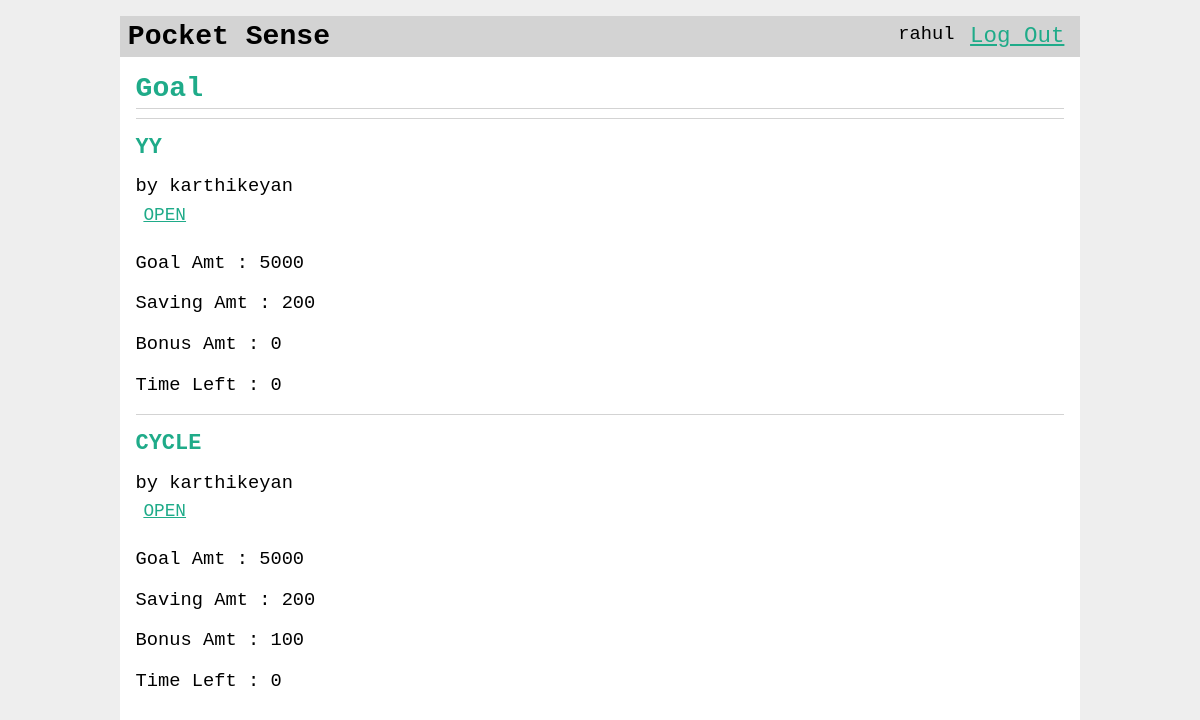
/task/index (signed in), run on an earlier commit of the app's database.
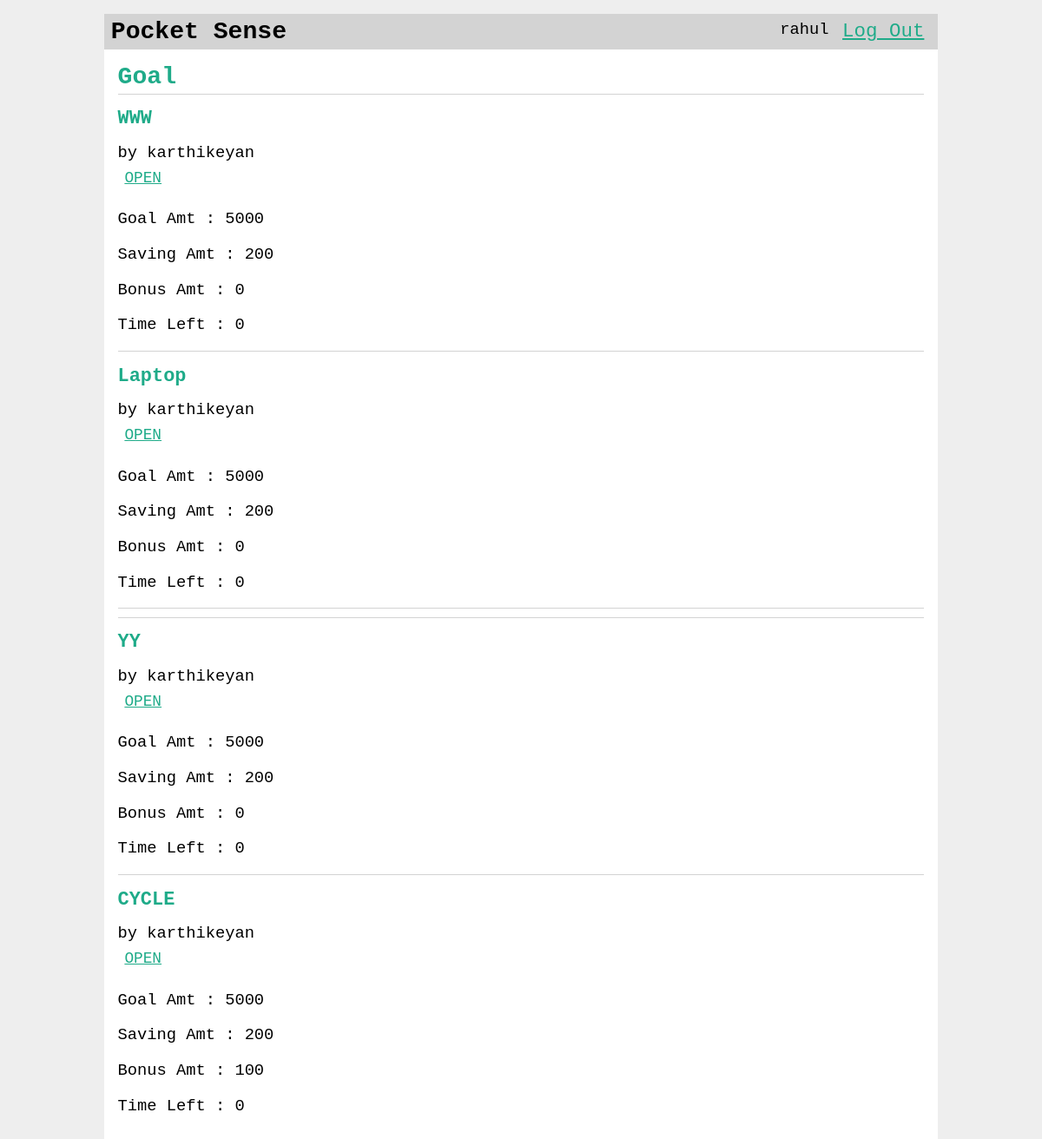
And on a later commit of the database.
### tables this page shows
CREATE TABLE parent(
	parent_id INTEGER PRIMARY KEY AUTOINCREMENT,
	parent_username TEXT UNIQUE NOT NULL,
	parent_email TEXT UNIQUE NOT NULL,
	parent_password TEXT NOT NULL
);

CREATE TABLE goal(
	goal_id INTEGER PRIMARY KEY AUTOINCREMENT,
	author_id INTEGER ,
	task_author INTEGER,

	goal_name TEXT UNIQUE ,
	income_amt INTEGER ,
	goal_amt INTEGER ,
	goal_saving INTEGER,

	fix_saving_amt INTEGER,
	saving_amt INTEGER ,
	emergency_amt INTEGER ,
	
	bonus INTEGER ,
    time_left INTEGER ,
	personal_amt INTEGER ,
	counter INTEGER,

	created TIMESTAMP DEFAULT CURRENT_TIMESTAMP,


	task_name  TEXT,

	task_amt INTEGER,
	task_count INTEGER,
	
	FOREIGN KEY (author_id) REFERENCES child (child_id),
	
	FOREIGN KEY (task_author) REFERENCES parent (parent_id)

);

CREATE TABLE child(
	child_id INTEGER PRIMARY KEY AUTOINCREMENT,
	child_username TEXT UNIQUE NOT NULL,
	parent_email TEXT UNIQUE NOT NULL,
	child_password TEXT NOT NULL
);

### fin/task.py (the view)
@bp.route('/index' ,  methods = ('GET' , 'POST'))
@parent_login_required
def index():
    db = get_db()
    goals = db.execute(
        'SELECT go.goal_id , child_username , goal_amt , goal_name , saving_amt , bonus , time_left , author_id '
        ' FROM goal go JOIN child u ON go.author_id = u.child_id'
        ' ORDER BY created DESC'
    ).fetchall()
    return render_template('task/index.html', goals=goals)

### fin/auth.py (called while the page is built)
@bp.before_app_request
def load_logged_in_parent():
    parent_id = session.get('parent_id')
    if parent_id is None:
        g.parent = None
    else:
        g.parent = get_db().execute(
            'SELECT * FROM parent WHERE parent_id = ?', (parent_id,)
        ).fetchone()

def parent_login_required(view):
    @functools.wraps(view)
    def wrapped_view(**kwargs):
        if g.parent is None:
            return redirect(url_for('auth.parent_login'))
        return view(**kwargs)
    return wrapped_view

@bp.before_app_request
def load_logged_in_child():
    child_id = session.get('child_id')
    if child_id is None:
        g.child = None
    else:
        g.child = get_db().execute(
            'SELECT * FROM child WHERE child_id = ?', (child_id,)
        ).fetchone()

### fin/db.py (called while the page is built)
def get_db():
	if 'db' not in g:
		g.db = sqlite3.connect( current_app.config['DATABASE'] , detect_types=sqlite3.PARSE_DECLTYPES)
		g.db.row_factory = sqlite3.Row
	return g.db

### fin/templates/task/index.html
{% extends 'base.html' %}
{% block header %}
  <h1>{% block title %}Goal{% endblock %}</h1>
{% endblock %}
{% block content %}
  {% for goal in goals %}
    <article class="goal">
      <header>
        <div>
          {% if g.parent['parent_id'] == goal['author_id'] %}
              <h1>{{ goal['goal_name'] }}</h1>
              <div class="about">by {{ goal['child_username'] }} </div>
              <a style = font-size:95%; class="action" href="{{ url_for('task.display' , id=goal['goal_id'])}}">OPEN</a>
              <p class="body">Goal Amt : {{ goal['goal_amt'] }}</p>
              <p class="body">Saving Amt  : {{ goal['saving_amt'] }}</p>
              <p class="body">Bonus Amt  : {{ goal['bonus'] }}</p>
              <p class="body">Time Left  : {{ goal['time_left'] }}</p>
      </header>
      {% endif %}
    </article>
    {% if not loop.last %}
      <hr>
    {% endif %}
  {% endfor %}
{% endblock %}

### fin/templates/base.html (shortened to what this page needs)
<!doctype html>
<link rel="stylesheet" href="{{ url_for('static', filename='main.css') }}">
<link rel="stylesheet" href="{{ url_for('static', filename='util.css') }}">
<nav>
  <h1 style="color :black">Pocket Sense</h1>
  <ul>
    {% if g.parent %}
      <li><span>{{ g.parent['parent_username'] }}</span>
      <li><a href="{{ url_for('auth.parent_logout') }}">Log Out</a>
    {% else %}
      <li><a href="{{ url_for('auth.parent_register') }}">Register</a>
      <li><a href="{{ url_for('auth.parent_login') }}">Log In</a>
      <li><a href="{{ url_for('auth.parent_email_required') }}">Forget Password</a>
    {% endif %}
  </ul>
</nav>
<section class="content">
  <header>
    {% block header %}{% endblock %}
  </header>
  {% block content %}{% endblock %}
</section>

### fin/static/main.css (style rules this page uses)
h1 { font-family: monospace; color: #1fab89; margin: 1rem 0; }
a { color: #1fab89; font-size: 120%; }
hr { border: none; border-top: 1px solid lightgray; }
nav { background: lightgray; display: flex; align-items: center; padding: 0 0.5rem; }
nav h1 { flex: auto; margin: 0; }
nav ul { display: flex; list-style: none; margin: 0; padding: 0; }
nav ul li a, nav ul li span, header .action { display: block; padding: 0.5rem; }
.content { padding: 0 1rem 1rem; }
.content > header { border-bottom: 1px solid lightgray; display: flex; align-items: flex-end; }
.content > header h1 { flex: auto; margin: 1rem 0 0.25rem 0; }
.content:last-child { margin-bottom: 0; }

What changed in the data, as far as the page shows it:
added goal: goal_name "WWW", child_username "karthikeyan", goal_amt "5000", saving_amt "200", bonus "0", time_left "0"
added goal: goal_name "Laptop", child_username "karthikeyan", goal_amt "5000", saving_amt "200", bonus "0", time_left "0"
